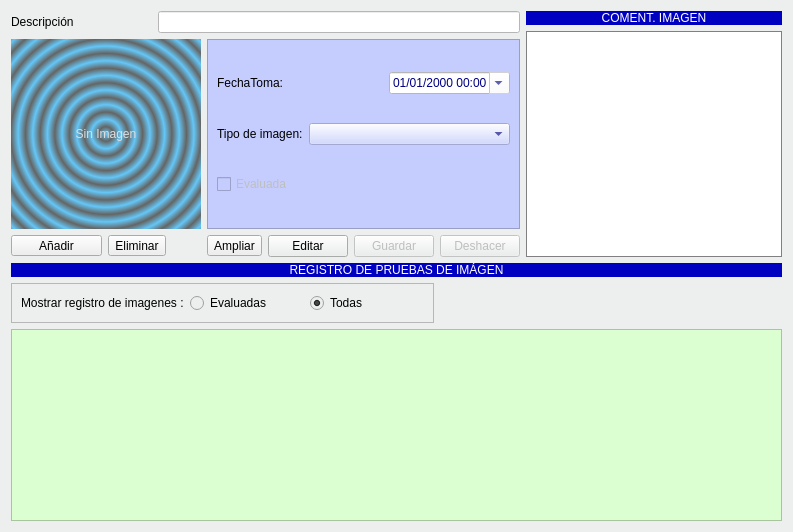
                   <widget class="QWidget" name="tabWidget_2Page4">
                    <property name="styleSheet">
                     <string notr="true">background-color: #ecefed;</string>
                    </property>
                    <attribute name="icon">
                     <iconset resource="../maya.qrc">
                      <normaloff>:/Icons/PNG/XRay.png</normaloff>:/Icons/PNG/XRay.png</iconset>
                    </attribute>
                    <attribute name="title">
                     <string>Imágenes</string>
                    </attribute>
                    <layout class="QGridLayout" name="gridLayout_19">
                     <item row="0" column="0" rowspan="2" colspan="2">
                      <widget class="QLabel" name="label_51">
                       <property name="maximumSize">
                        <size>
                         <width>16777215</width>
                         <height>27</height>
                        </size>
                       </property>
                       <property name="text">
                        <string>Descripción</string>
                       </property>
                      </widget>
                     </item>
                     <item row="0" column="2" rowspan="2" colspan="5">
                      <widget class="QLineEdit" name="lineEdit_descripcionimagen">
                       <property name="enabled">
                        <bool>false</bool>
                       </property>
                       <property name="styleSheet">
                        <string notr="true">color: rgb(0, 0, 128);
background-color: rgb(255, 255, 255);</string>
                       </property>
                      </widget>
                     </item>
                     <item row="0" column="7">
                      <widget class="QLabel" name="label_87">
                       <property name="maximumSize">
                        <size>
                         <width>16777215</width>
                         <height>27</height>
                        </size>
                       </property>
                       <property name="styleSheet">
                        <string notr="true">background-color: rgb(0, 0, 192);
color: rgb(255,255,255);
</string>
                       </property>
                       <property name="text">
                        <string>COMENT. IMAGEN</string>
                       </property>
                       <property name="alignment">
                        <set>Qt::AlignCenter</set>
                       </property>
                      </widget>
                     </item>
                     <item row="2" column="0" colspan="3">
                      <widget class="QLabel" name="lblImagenDiagnostico">
                       <property name="minimumSize">
                        <size>
                         <width>190</width>
                         <height>190</height>
                        </size>
                       </property>
                       <property name="styleSheet">
                        <string notr="true">background-color: qradialgradient(spread:repeat, cx:0.5, cy:0.5, radius:0.077, fx:0.5, fy:0.5, stop:0 rgba(0, 169, 255, 147), stop:0.497326 rgba(0, 0, 0, 147), stop:1 rgba(0, 169, 255, 147));
color: rgb(222, 222, 222);</string>
                       </property>
                       <property name="text">
                        <string>Sin Imagen</string>
                       </property>
                       <property name="alignment">
                        <set>Qt::AlignCenter</set>
                       </property>
                      </widget>
                     </item>
                     <item row="2" column="3" colspan="4">
                      <widget class="QFrame" name="frame_26">
                       <property name="styleSheet">
                        <string notr="true">background-color: rgb(197, 205, 255);</string>
                       </property>
                       <property name="frameShape">
                        <enum>QFrame::StyledPanel</enum>
                       </property>
                       <property name="frameShadow">
                        <enum>QFrame::Raised</enum>
                       </property>
                       <layout class="QGridLayout" name="gridLayout_11">
                        <item row="2" column="0">
                         <widget class="QCheckBox" name="checkBox_evaluada">
                          <property name="enabled">
                           <bool>false</bool>
                          </property>
                          <property name="text">
                           <string>Evaluada</string>
                          </property>
                         </widget>
                        </item>
                        <item row="1" column="0">
                         <widget class="QLabel" name="label_53">
                          <property name="text">
                           <string>Tipo de imagen:</string>
                          </property>
                         </widget>
                        </item>
                        <item row="1" column="1" colspan="4">
                         <widget class="QComboBox" name="comboBox_tipo_imagen">
                          <property name="enabled">
                           <bool>false</bool>
                          </property>
                          <property name="minimumSize">
                           <size>
                            <width>116</width>
                            <height>0</height>
                           </size>
                          </property>
                          <property name="styleSheet">
                           <string notr="true">color: rgb(0, 0, 128);</string>
                          </property>
                         </widget>
                        </item>
                        <item row="0" column="0">
                         <widget class="QLabel" name="label_52">
                          <property name="text">
                           <string>FechaToma:</string>
                          </property>
                         </widget>
                        </item>
                        <item row="0" column="3" colspan="2">
                         <widget class="QDateTimeEdit" name="dateEdit_fecha_imagen">
                          <property name="enabled">
                           <bool>false</bool>
                          </property>
                          <property name="maximumSize">
                           <size>
                            <width>165</width>
                            <height>16777215</height>
                           </size>
                          </property>
                          <property name="styleSheet">
                           <string notr="true">color: rgb(0, 0, 128);
background-color: rgb(255, 255, 255);</string>
                          </property>
                          <property name="displayFormat">
                           <string>dd/MM/yyyy HH:mm</string>
                          </property>
                          <property name="calendarPopup">
                           <bool>true</bool>
                          </property>
                         </widget>
                        </item>
                       </layout>
                      </widget>
                     </item>
                     <item row="3" column="0">
                      <widget class="QToolButton" name="btnAnadirImagen">
                       <property name="minimumSize">
                        <size>
                         <width>91</width>
                         <height>0</height>
                        </size>
                       </property>
                       <property name="toolTip">
                        <string/>
                       </property>
                       <property name="text">
                        <string>Añadir</string>
                       </property>
                       <property name="icon">
                        <iconset resource="../maya.qrc">
                         <normaloff>:/Icons/PNG/add.png</normaloff>:/Icons/PNG/add.png</iconset>
                       </property>
                       <property name="toolButtonStyle">
                        <enum>Qt::ToolButtonTextBesideIcon</enum>
                       </property>
                      </widget>
                     </item>
                     <item row="3" column="1" colspan="2">
                      <widget class="QToolButton" name="btnBorrarImagen">
                       <property name="toolTip">
                        <string/>
                       </property>
                       <property name="text">
                        <string>Eliminar</string>
                       </property>
                       <property name="icon">
                        <iconset resource="../maya.qrc">
                         <normaloff>:/Icons/PNG/Delete.png</normaloff>:/Icons/PNG/Delete.png</iconset>
                       </property>
                       <property name="toolButtonStyle">
                        <enum>Qt::ToolButtonTextBesideIcon</enum>
                       </property>
                      </widget>
                     </item>
                     <item row="3" column="3">
                      <widget class="QToolButton" name="btnVerImagen">
                       <property name="toolTip">
                        <string/>
                       </property>
                       <property name="text">
                        <string>Ampliar</string>
                       </property>
                       <property name="icon">
                        <iconset resource="../maya.qrc">
                         <normaloff>:/Icons/PNG/XRay.png</normaloff>:/Icons/PNG/XRay.png</iconset>
                       </property>
                       <property name="toolButtonStyle">
                        <enum>Qt::ToolButtonTextBesideIcon</enum>
                       </property>
                      </widget>
                     </item>
                     <item row="3" column="4">
                      <widget class="QPushButton" name="pushButton_editarimagen">
                       <property name="text">
                        <string>Editar</string>
                       </property>
                       <property name="icon">
                        <iconset resource="../maya.qrc">
                         <normaloff>:/Icons/PNG/edit.png</normaloff>:/Icons/PNG/edit.png</iconset>
                       </property>
                      </widget>
                     </item>
                     <item row="3" column="5">
                      <widget class="QPushButton" name="pushButton_GuardarImagen">
                       <property name="enabled">
                        <bool>false</bool>
                       </property>
                       <property name="text">
                        <string>Guardar</string>
                       </property>
                       <property name="icon">
                        <iconset resource="../maya.qrc">
                         <normaloff>:/Icons/PNG/Save.png</normaloff>:/Icons/PNG/Save.png</iconset>
                       </property>
                      </widget>
                     </item>
                     <item row="5" column="0" colspan="8">
                      <widget class="QLabel" name="label_17">
                       <property name="styleSheet">
                        <string notr="true">background-color: rgb(0, 0, 192);
color: rgb(255,255,255);
</string>
                       </property>
                       <property name="text">
                        <string>REGISTRO DE PRUEBAS DE IMÁGEN</string>
                       </property>
                       <property name="alignment">
                        <set>Qt::AlignCenter</set>
                       </property>
                      </widget>
                     </item>
                     <item row="6" column="0" colspan="6">
                      <widget class="QFrame" name="frame_6">
                       <property name="minimumSize">
                        <size>
                         <width>180</width>
                         <height>39</height>
                        </size>
                       </property>
                       <property name="frameShape">
                        <enum>QFrame::StyledPanel</enum>
                       </property>
                       <property name="frameShadow">
                        <enum>QFrame::Raised</enum>
                       </property>
                       <layout class="QHBoxLayout" name="horizontalLayout_8">
                        <item>
                         <widget class="QLabel" name="label_63">
                          <property name="text">
                           <string>Mostrar registro de imagenes :</string>
                          </property>
                         </widget>
                        </item>
                        <item>
                         <widget class="QRadioButton" name="radImagenEvaluada">
                          <property name="text">
                           <string>Evaluadas</string>
                          </property>
                          <property name="checked">
                           <bool>false</bool>
                          </property>
                         </widget>
                        </item>
                        <item>
                         <widget class="QRadioButton" name="radImagenPendiente">
                          <property name="text">
                           <string>Todas</string>
                          </property>
                          <property name="checked">
                           <bool>true</bool>
                          </property>
                         </widget>
                        </item>
                       </layout>
                      </widget>
                     </item>
                     <item row="7" column="0" colspan="8">
                      <widget class="QTableWidget" name="listaImagenes">
                       <property name="styleSheet">
                        <string notr="true">selection-background-color: rgb(37, 129, 4);
border-color: rgb(212, 255, 230);
alternate-background-color: rgb(113, 255, 153);
background-color: rgb(219, 255, 208);</string>
                       </property>
                       <property name="alternatingRowColors">
                        <bool>true</bool>
                       </property>
                       <property name="selectionBehavior">
                        <enum>QAbstractItemView::SelectRows</enum>
                       </property>
                      </widget>
                     </item>
                     <item row="3" column="6">
                      <widget class="QPushButton" name="pushButton_DeshacerImagen">
                       <property name="enabled">
                        <bool>false</bool>
                       </property>
                       <property name="text">
                        <string>Deshacer</string>
                       </property>
                       <property name="icon">
                        <iconset resource="../maya.qrc">
                         <normaloff>:/Icons/PNG/undo.png</normaloff>:/Icons/PNG/undo.png</iconset>
                       </property>
                      </widget>
                     </item>
                     <item row="1" column="7" rowspan="3">
                      <widget class="QPlainTextEdit" name="txcomentariosImagen">
                       <property name="enabled">
                        <bool>false</bool>
                       </property>
                       <property name="styleSheet">
                        <string notr="true">background-color: rgb(255, 255, 255);
    border:1px solid grey;</string>
                       </property>
                      </widget>
                     </item>
                    </layout>
                   </widget>
